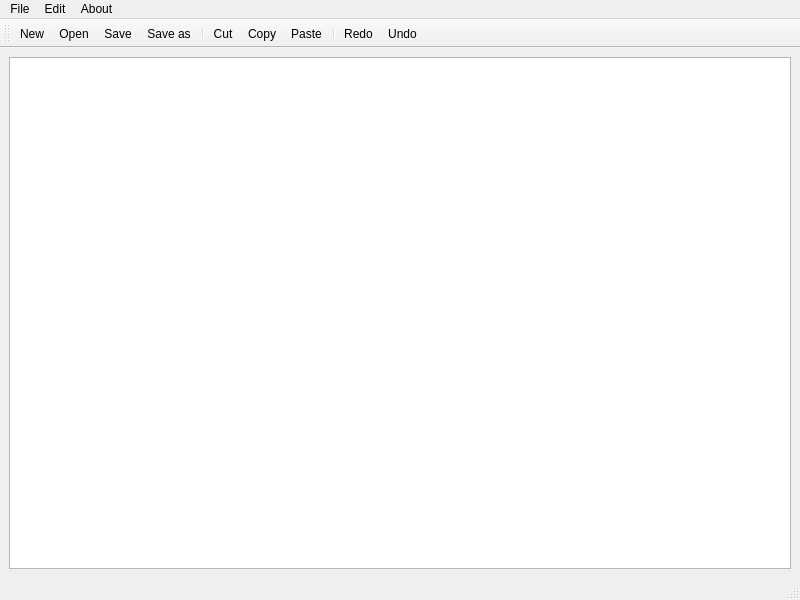
<?xml version="1.0" encoding="UTF-8"?>
<ui version="4.0">
 <class>MainWindow</class>
 <widget class="QMainWindow" name="MainWindow">
  <property name="geometry">
   <rect>
    <x>0</x>
    <y>0</y>
    <width>800</width>
    <height>600</height>
   </rect>
  </property>
  <property name="windowTitle">
   <string>MainWindow</string>
  </property>
  <widget class="QWidget" name="centralwidget">
   <layout class="QHBoxLayout" name="horizontalLayout">
    <item>
     <widget class="QTextEdit" name="textEdit"/>
    </item>
   </layout>
  </widget>
  <widget class="QMenuBar" name="menubar">
   <property name="geometry">
    <rect>
     <x>0</x>
     <y>0</y>
     <width>800</width>
     <height>21</height>
    </rect>
   </property>
   <widget class="QMenu" name="menuFile">
    <property name="title">
     <string>File</string>
    </property>
    <addaction name="actionNew"/>
    <addaction name="actionOpen"/>
    <addaction name="separator"/>
    <addaction name="actionSave"/>
    <addaction name="actionSave_as"/>
    <addaction name="separator"/>
    <addaction name="actionPrint"/>
   </widget>
   <widget class="QMenu" name="menuEdit">
    <property name="title">
     <string>Edit</string>
    </property>
    <addaction name="actionCut"/>
    <addaction name="actionCopy"/>
    <addaction name="actionPaste"/>
    <addaction name="separator"/>
    <addaction name="separator"/>
    <addaction name="actionRedo"/>
    <addaction name="actionUndo"/>
    <addaction name="separator"/>
    <addaction name="actionFont"/>
    <addaction name="actionColor"/>
    <addaction name="actionBackground"/>
    <addaction name="actionBackground_2"/>
   </widget>
   <widget class="QMenu" name="menuAbout">
    <property name="title">
     <string>About</string>
    </property>
    <addaction name="actionAbout_Notepad"/>
   </widget>
   <addaction name="menuFile"/>
   <addaction name="menuEdit"/>
   <addaction name="menuAbout"/>
  </widget>
  <widget class="QStatusBar" name="statusbar"/>
  <widget class="QToolBar" name="toolBar">
   <property name="windowTitle">
    <string>toolBar</string>
   </property>
   <attribute name="toolBarArea">
    <enum>TopToolBarArea</enum>
   </attribute>
   <attribute name="toolBarBreak">
    <bool>false</bool>
   </attribute>
   <addaction name="actionNew"/>
   <addaction name="actionOpen"/>
   <addaction name="actionSave"/>
   <addaction name="actionSave_as"/>
   <addaction name="separator"/>
   <addaction name="actionCut"/>
   <addaction name="actionCopy"/>
   <addaction name="actionPaste"/>
   <addaction name="separator"/>
   <addaction name="actionRedo"/>
   <addaction name="actionUndo"/>
  </widget>
  <action name="actionNew">
   <property name="icon">
    <iconset resource="res.qrc">
     <normaloff>:/res/res/new.png</normaloff>:/res/res/new.png</iconset>
   </property>
   <property name="text">
    <string>New</string>
   </property>
  </action>
  <action name="actionOpen">
   <property name="icon">
    <iconset resource="res.qrc">
     <normaloff>:/res/res/open.png</normaloff>:/res/res/open.png</iconset>
   </property>
   <property name="text">
    <string>Open</string>
   </property>
  </action>
  <action name="actionSave">
   <property name="icon">
    <iconset resource="res.qrc">
     <normaloff>:/res/res/save.png</normaloff>:/res/res/save.png</iconset>
   </property>
   <property name="text">
    <string>Save</string>
   </property>
  </action>
  <action name="actionSave_as">
   <property name="icon">
    <iconset resource="res.qrc">
     <normaloff>:/res/res/save-as.png</normaloff>:/res/res/save-as.png</iconset>
   </property>
   <property name="text">
    <string>Save as...</string>
   </property>
  </action>
  <action name="actionCut">
   <property name="icon">
    <iconset resource="res.qrc">
     <normaloff>:/res/res/cut.png</normaloff>:/res/res/cut.png</iconset>
   </property>
   <property name="text">
    <string>Cut</string>
   </property>
  </action>
  <action name="actionCopy">
   <property name="icon">
    <iconset resource="res.qrc">
     <normaloff>:/res/res/copy.png</normaloff>:/res/res/copy.png</iconset>
   </property>
   <property name="text">
    <string>Copy</string>
   </property>
  </action>
  <action name="actionPaste">
   <property name="icon">
    <iconset resource="res.qrc">
     <normaloff>:/res/res/paste.png</normaloff>:/res/res/paste.png</iconset>
   </property>
   <property name="text">
    <string>Paste</string>
   </property>
  </action>
  <action name="actionRedo">
   <property name="icon">
    <iconset resource="res.qrc">
     <normaloff>:/res/res/redo.png</normaloff>:/res/res/redo.png</iconset>
   </property>
   <property name="text">
    <string>Redo</string>
   </property>
  </action>
  <action name="actionUndo">
   <property name="icon">
    <iconset resource="res.qrc">
     <normaloff>:/res/res/undo.png</normaloff>:/res/res/undo.png</iconset>
   </property>
   <property name="text">
    <string>Undo</string>
   </property>
  </action>
  <action name="actionAbout_Notepad">
   <property name="text">
    <string>About Notepad</string>
   </property>
  </action>
  <action name="actionFont">
   <property name="text">
    <string>Font</string>
   </property>
  </action>
  <action name="actionColor">
   <property name="text">
    <string>Color</string>
   </property>
  </action>
  <action name="actionBackground">
   <property name="text">
    <string>Text background</string>
   </property>
  </action>
  <action name="actionBackground_2">
   <property name="text">
    <string>Background</string>
   </property>
  </action>
  <action name="actionPrint">
   <property name="text">
    <string>Print</string>
   </property>
  </action>
 </widget>
 <resources>
  <include location="res.qrc"/>
 </resources>
 <connections/>
</ui>
